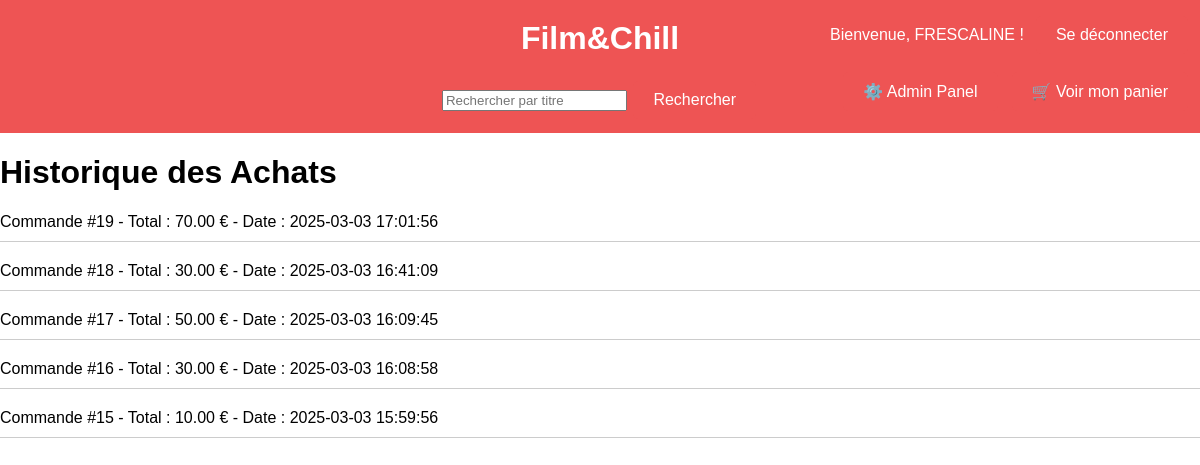
The app's page /index.php?action=orderHistory (signed in) with its own data.
### tables this page shows
CREATE TABLE `command` (
  `id` int(11) NOT NULL,
  `user_id` int(11) NOT NULL,
  `total_price` decimal(10,2) NOT NULL,
  `created_at` timestamp NOT NULL DEFAULT current_timestamp()
);

### controllers/HomeController.php (called while the page is built, shortened)
<?php
class HomeController
{
    private $pdo;
    public function __construct($pdo, $apiKey)
    {
        $this->pdo = $pdo;
    }
    public function orderHistory()
    {
        $stmt = $this->pdo->prepare("SELECT * FROM command WHERE user_id = :userId ORDER BY created_at DESC");
        $stmt->execute(['userId' => $_SESSION['user_id']]);
        $orders = $stmt->fetchAll(PDO::FETCH_ASSOC);
        require 'views/order_history.php';
    }
}

### views/order_history.php (the view, shortened to what this page needs)
<?php include 'views/header.php'; ?>
<!DOCTYPE html>
<html lang="fr">
<head>
    <link rel="stylesheet" href="public/css/style.css">
</head>
<body>
    <h1>Historique des Achats</h1>
    <ul>
        <?php foreach ($orders as $order): ?>
            <li>
                <a href="index.php?action=orderDetail&id=<?php echo $order['id']; ?>">
                    Commande #<?php echo $order['id']; ?> - Total : <?php echo $order['total_price']; ?> € - Date : <?php echo $order['created_at']; ?>
                </a>
            </li>
        <?php endforeach; ?>
    </ul>
</body>
</html>

### public/css/style.css (style rules this page uses)
body { font-family: Arial, sans-serif; margin: 0; padding: 0; }
ul { list-style: none; padding: 0; }
ul li { margin-bottom: 20px; border-bottom: 1px solid #ccc; padding-bottom: 10px; }
a { color: black; text-decoration: none; }

### records on screen
command: id "19", total_price "70.00", created_at "2025-03-03 17:01:56"
command: id "18", total_price "30.00", created_at "2025-03-03 16:41:09"
command: id "17", total_price "50.00", created_at "2025-03-03 16:09:45"
command: id "16", total_price "30.00", created_at "2025-03-03 16:08:58"
command: id "15", total_price "10.00", created_at "2025-03-03 15:59:56"

### other values on screen
$_SESSION['user_name'] "FRESCALINE"
